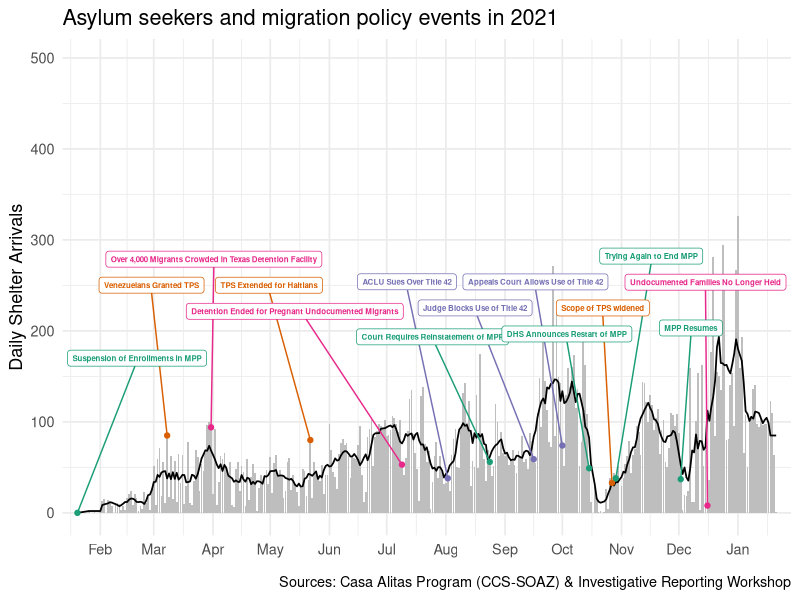
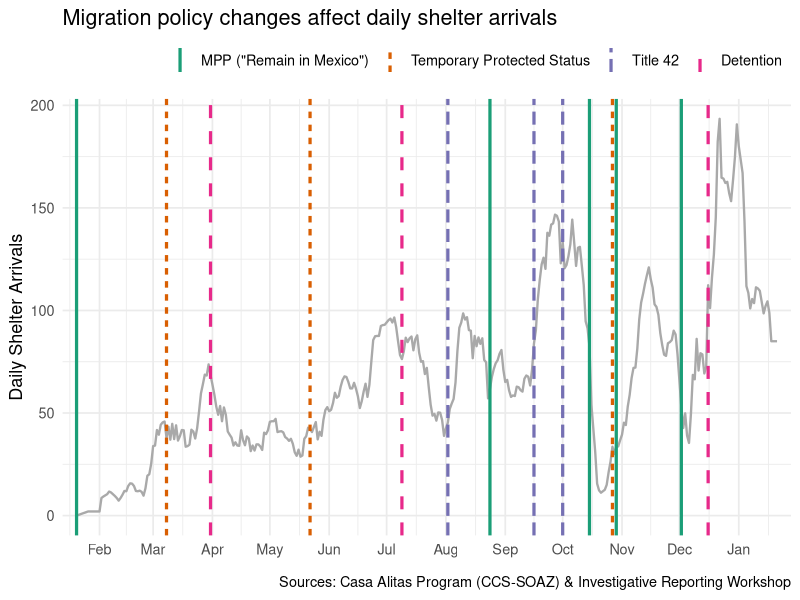
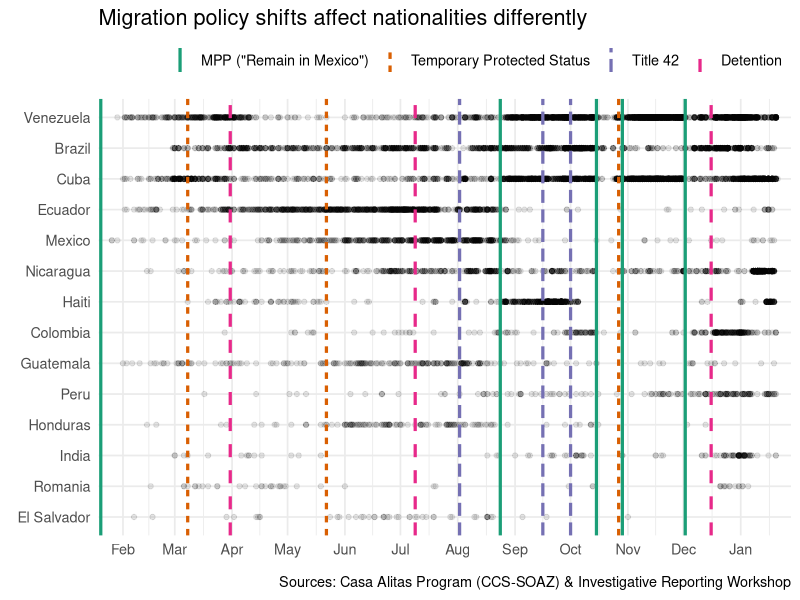
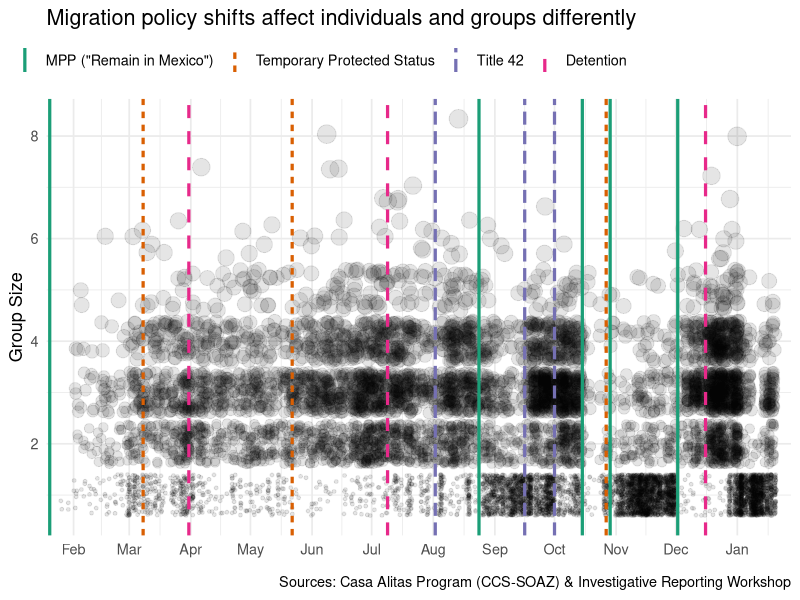

These charts were generated, in order, by the following R code:
## ---- chunk 1
library(ggrepel)
library(ggthemes)
library(knitr)
library(tidyverse)
library(scales)
opts_chunk$set(echo = FALSE, message=FALSE, warning=FALSE)

## ---- chunk 2
policy_events <- read_csv("data/migration_policy_events_timeline_2021_ selected.csv", skip = 2) %>%
  mutate(date = parse_date(date, format = "%m/%d/%Y"),
         category = category) #%>% 

key_policy_events <- policy_events %>%
  filter(category %in% c('MPP ("Remain in Mexico")', 
                         'Temporary Protected Status',
                         'Title 42', 
                         'Detention')) %>%
  mutate(category = factor(category, levels=c('MPP ("Remain in Mexico")', 
                                              'Temporary Protected Status', 
                                              'Title 42',
                                              'Detention')))
  
arrival_counts <- read_csv("data/arrival_date_counts_1.20.csv") %>%
  rename("date" = arrival_date) %>%
  add_row(date = as.Date("2021-01-20"), n = 0, seven_avg = 0, .before = 1) %>% # add row for first event
  left_join(key_policy_events)%>%
  mutate(category = category)

group_counts <- read_csv("data/groups_limited_1.20.csv") %>%
  filter(number_in_party != 0)%>%
  rename("country" = country1)

countries <- read_csv("data/country_counts_1.20.csv")%>%
  drop_na(country)

## ---- chunk 3
# set plot theme            # FIGURE SIZE??
theme_set(theme_minimal(13))

# plot timeline of daily arrivals with selected policy change labels
arrival_counts  %>%
  ggplot(aes(x = date,
             y = n,
             label = description)) +
  geom_col(fill ="grey", show.legend = FALSE) +
  geom_line(aes(y = seven_avg), 
            color = 'black', size = .6) +
  geom_label_repel(aes(color = category),
                   fontface = "bold",
                   na.rm = TRUE,
                   size = 2,
                   show.legend = FALSE,
                   nudge_y = 170,
                   max.overlaps = 11) +
  geom_point(aes(color = category),
             data = arrival_counts %>% filter(!is.na(description)),
             show.legend = FALSE) +
  scale_x_date(date_breaks="1 month", 
               date_labels="%b",
               expand = c(.02,-.02)) +
  scale_color_brewer(type = "qual", palette = "Dark2") +
  labs(x = element_blank(),
       y = "Daily Shelter Arrivals",
       title = "Asylum seekers and migration policy events in 2021",
       #subtitle = "Casa Alitas Program, Tucson, AZ",
       caption = "Sources: Casa Alitas Program (CCS-SOAZ) & Investigative Reporting Workshop") 
  
## ---- chunk 4
key_policy_events %>%
  kable(caption = "Table 1: Immigration Policy Events in 2021 (Source: Investigative Reporting Workshop)",
        label = "Table 1")
## ---- chunk 5
#fig.width=7, 
# visualize policy changes & 7-day-rolling mean of daily arrivals
arrival_counts  %>%
  ggplot(aes(x = date,
             y = n,
             label = description)) +
  geom_line(aes(y = seven_avg), 
            color = 'darkgrey', size = .8) +
  geom_vline(data = key_policy_events, 
             aes(xintercept = date, 
                 color = category,
                 linetype = category),
             na.rm = TRUE,
             size = 1.1) +
  scale_color_brewer(type = "qual", palette = "Dark2") +
  labs(title = "Migration policy changes affect daily shelter arrivals",
       color = element_blank(),
       linetype = element_blank(),
       x = element_blank(), 
       y = "Daily Shelter Arrivals",
       caption = "Sources: Casa Alitas Program (CCS-SOAZ) & Investigative Reporting Workshop") +
  theme(legend.position = "top", 
        legend.justification = 1) +
  #scale_color_colorblind() +
  scale_x_date(date_breaks="1 month", 
               date_labels="%b",
               expand = c(.02,-.02))

## ---- chunk 6

# Arrivals by country over time dot plot
some_countries <- countries$country[countries$n > 100]

group_counts %>%
  filter(country %in% some_countries) %>% # get rid of NAs
  ggplot(aes(x = arrival_date, 
             y = factor(country, rev(countries$country)))) +
  geom_point(alpha = .1) +
  geom_vline(data = key_policy_events, 
             aes(xintercept = date, 
                 color = category,
                 linetype = category),
             na.rm = TRUE,
             size = 1.1) +
  theme(legend.position = "top", legend.justification = 1) +  
  scale_color_brewer(type = "qual", palette = "Dark2") +
  labs(title = "Migration policy shifts affect nationalities differently",
       x = element_blank(), 
       y = element_blank(),
       color = element_blank(),
       linetype = element_blank(),
       caption = "Sources: Casa Alitas Program (CCS-SOAZ) & Investigative Reporting Workshop") +
  scale_x_date(date_breaks = "1 month", 
               date_labels = "%b",
               expand = c(.02,-.02)) 
  #scale_color_colorblind()

## ---- chunk 7
#fig.width=7,
group_counts %>% 
  ggplot(aes(x = arrival_date, 
             y = number_in_party)) +
  geom_jitter(aes(size = number_in_party), 
              alpha = .1, na.rm = TRUE, 
              show.legend = FALSE) +
  scale_x_date(date_breaks="1 month", 
               date_labels="%b",
               expand = c(.02,-.02)) +
  geom_vline(data = key_policy_events, 
             aes(xintercept = date, 
                 color = category,
                 linetype = category),
             na.rm = TRUE,
             size = 1.1) +
  scale_color_brewer(type = "qual", palette = "Dark2") +
  labs(title ="Migration policy shifts affect individuals and groups differently", 
       x = element_blank(), 
       y = "Group Size",
       color = element_blank(),
       linetype=element_blank(),
       caption = "Sources: Casa Alitas Program (CCS-SOAZ) & Investigative Reporting Workshop") +
  #scale_color_colorblind() +
  theme(legend.position = "top", legend.justification = -.5)

